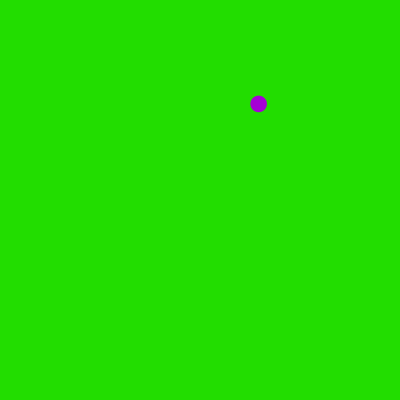
Frame 1 (no input)
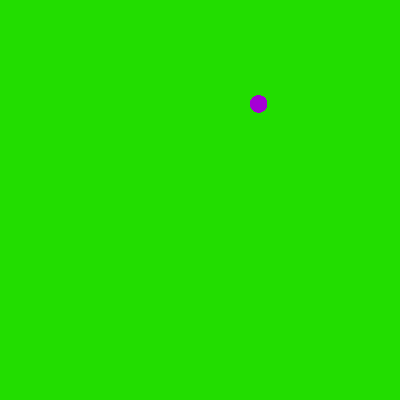
Frame 60 (the mouse pressed at the canvas centre just before this capture)
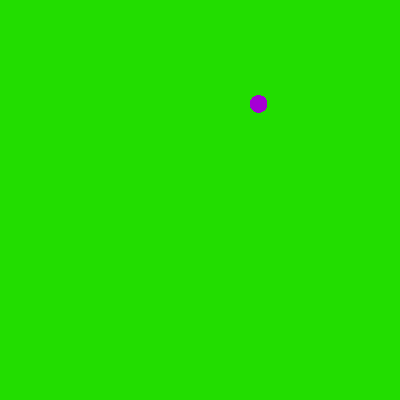
Frame 120 (the mouse held since frame 60 and released just before this capture)

The Processing sketch that drew these frames (run headless with seeded random() and noise(); from frame 60 on, the mouse is pressed at the canvas centre):

// Processing sketch: processing_50589
// ── processing_50589.pde

float a, b, c;
void setup ()
{
  smooth();
  noStroke();
  size(400,400);
  a = random (0, 400);
  b = random (0, 400);
  c = random (225);
  background (100 + 125 * cos(PI + a), 100 + 125 * cos(PI + b), 100 + 125 * cos(PI + c) );
}

void draw ()
{
  fill(100 + 125 * cos(a), 100 + 125 * cos(b), 100 + 125 * cos(c) );
  ellipse(a,b,13 + 4 * cos(c), 13 + 4 * cos(c));
  
}
void keyPressed()
{
  c = c + 1;
  if (key == ' ')
  {
    a = random (0, 400);
    b = random (0, 400);
    c = random (225);
    background (100 + 125 * cos(PI + a), 100 + 125 * cos(PI + b), 100 + 125 * cos(PI + c) );
  }
  
  if ( keyCode == UP)
  {
    a = a;
    b = b - 20;
  }
  
   if ( keyCode == DOWN)
  {
    b = b + 20;
  }
  
  if (keyCode == LEFT)
  {
    a = a - 20;
  }
  
  if ( keyCode == RIGHT)
  {
    a = a + 20;
  }
 
}
